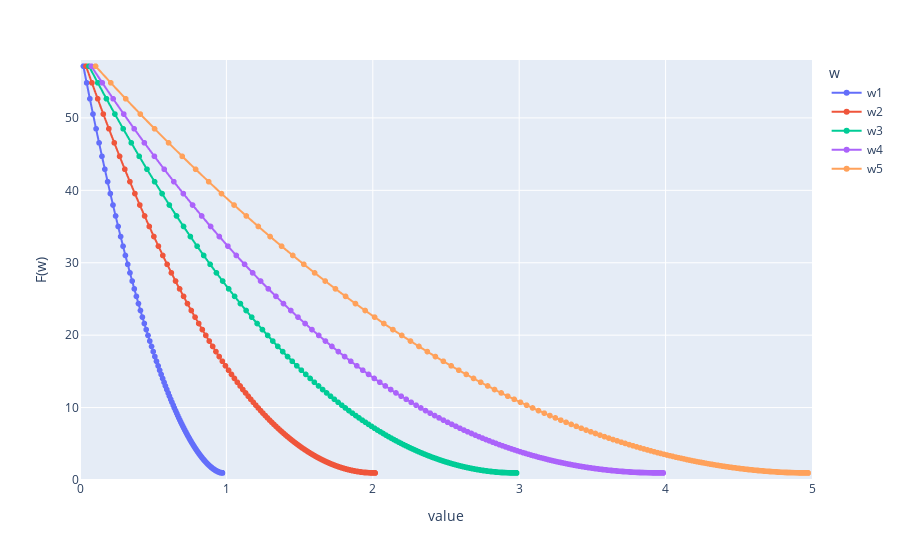

Here is the notebook cell this chart was saved with:
### Code cell
! python lec02-c02-gradientDescentVectorized.py 

import plotly.express as px
import numpy as np

result1 = result.melt(id_vars=['Iteration', 'F(w)'], \
            value_vars=['w1', 'w2', 'w3', 'w4', 'w5'], \
            var_name='w')
# print(result1)
xMin = np.floor(min(result1['value']))
xMax = np.ceil(max(result1['value']))
yMin = np.floor(min(result1['F(w)']))
yMax = np.ceil(max(result1['F(w)']))


# #Creating animation using plotly express
fig = px.line(result1, x="value", y="F(w)", 
#          animation_frame="Iteration", 
#               animation_group="w",
#            size="F(w)", # color="continent", hover_name="country",
#            log_y=True, # size_max=55, 
           color = "w",
           range_x=[xMin,xMax], range_y=[yMin,yMax],
           markers=True,
                )
# fig.update_traces()
fig.show()

### Figure 1 — Plotly figure (JSON) as saved in the notebook; plotly's stock layout.template omitted (floating-point values rounded to 4 significant figures; data arrays with more than 128 entries replaced by an {"elided": "..."} marker saying what was removed)
{"data": [{"hovertemplate": "w=w1<br>value=%{x}<br>F(w)=%{y}<extra></extra>", "legendgroup": "w1", "line": {"color": "#636efa", "dash": "solid"}, "marker": {"symbol": "circle"}, "mode": "markers+lines", "name": "w1", "showlegend": true, "type": "scattergl", "x": {"elided": "2000 float values"}, "xaxis": "x", "y": {"elided": "2000 float values"}, "yaxis": "y"}, {"hovertemplate": "w=w2<br>value=%{x}<br>F(w)=%{y}<extra></extra>", "legendgroup": "w2", "line": {"color": "#EF553B", "dash": "solid"}, "marker": {"symbol": "circle"}, "mode": "markers+lines", "name": "w2", "showlegend": true, "type": "scattergl", "x": {"elided": "2000 float values"}, "xaxis": "x", "y": {"elided": "2000 float values"}, "yaxis": "y"}, {"hovertemplate": "w=w3<br>value=%{x}<br>F(w)=%{y}<extra></extra>", "legendgroup": "w3", "line": {"color": "#00cc96", "dash": "solid"}, "marker": {"symbol": "circle"}, "mode": "markers+lines", "name": "w3", "showlegend": true, "type": "scattergl", "x": {"elided": "2000 float values"}, "xaxis": "x", "y": {"elided": "2000 float values"}, "yaxis": "y"}, {"hovertemplate": "w=w4<br>value=%{x}<br>F(w)=%{y}<extra></extra>", "legendgroup": "w4", "line": {"color": "#ab63fa", "dash": "solid"}, "marker": {"symbol": "circle"}, "mode": "markers+lines", "name": "w4", "showlegend": true, "type": "scattergl", "x": {"elided": "2000 float values"}, "xaxis": "x", "y": {"elided": "2000 float values"}, "yaxis": "y"}, {"hovertemplate": "w=w5<br>value=%{x}<br>F(w)=%{y}<extra></extra>", "legendgroup": "w5", "line": {"color": "#FFA15A", "dash": "solid"}, "marker": {"symbol": "circle"}, "mode": "markers+lines", "name": "w5", "showlegend": true, "type": "scattergl", "x": {"elided": "2000 float values"}, "xaxis": "x", "y": {"elided": "2000 float values"}, "yaxis": "y"}], "layout": {"legend": {"title": {"text": "w"}, "tracegroupgap": 0}, "margin": {"t": 60}, "xaxis": {"anchor": "y", "domain": [0, 1], "range": [0, 5], "title": {"text": "value"}}, "yaxis": {"anchor": "x", "domain": [0, 1], "range": [0, 58], "title": {"text": "F(w)"}}}}
